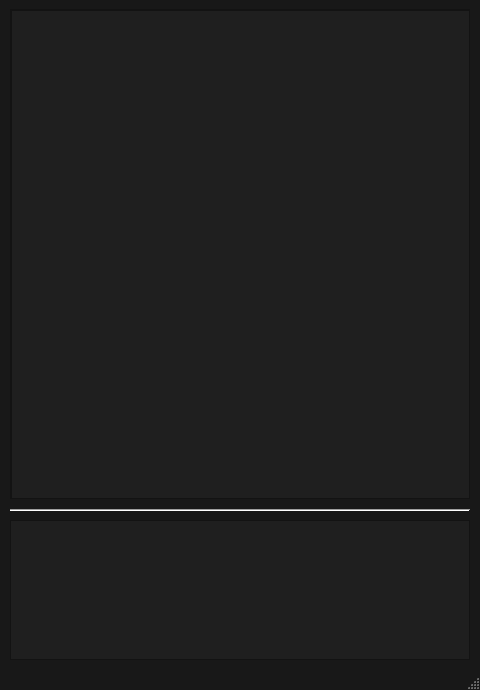
<?xml version="1.0" encoding="UTF-8"?>
<ui version="4.0">
 <author>amnd.stahle@gmail.com</author>
 <class>MainWindow</class>
 <widget class="QMainWindow" name="MainWindow">
  <property name="enabled">
   <bool>true</bool>
  </property>
  <property name="geometry">
   <rect>
    <x>0</x>
    <y>0</y>
    <width>480</width>
    <height>690</height>
   </rect>
  </property>
  <property name="sizePolicy">
   <sizepolicy hsizetype="Minimum" vsizetype="Minimum">
    <horstretch>0</horstretch>
    <verstretch>0</verstretch>
   </sizepolicy>
  </property>
  <property name="palette">
   <palette>
    <active>
     <colorrole role="WindowText">
      <brush brushstyle="SolidPattern">
       <color alpha="255">
        <red>204</red>
        <green>204</green>
        <blue>204</blue>
       </color>
      </brush>
     </colorrole>
     <colorrole role="Text">
      <brush brushstyle="SolidPattern">
       <color alpha="255">
        <red>204</red>
        <green>204</green>
        <blue>204</blue>
       </color>
      </brush>
     </colorrole>
     <colorrole role="ButtonText">
      <brush brushstyle="SolidPattern">
       <color alpha="255">
        <red>55</red>
        <green>55</green>
        <blue>61</blue>
       </color>
      </brush>
     </colorrole>
     <colorrole role="Base">
      <brush brushstyle="SolidPattern">
       <color alpha="255">
        <red>31</red>
        <green>31</green>
        <blue>31</blue>
       </color>
      </brush>
     </colorrole>
     <colorrole role="Window">
      <brush brushstyle="SolidPattern">
       <color alpha="255">
        <red>24</red>
        <green>24</green>
        <blue>24</blue>
       </color>
      </brush>
     </colorrole>
    </active>
    <inactive>
     <colorrole role="WindowText">
      <brush brushstyle="SolidPattern">
       <color alpha="255">
        <red>204</red>
        <green>204</green>
        <blue>204</blue>
       </color>
      </brush>
     </colorrole>
     <colorrole role="Text">
      <brush brushstyle="SolidPattern">
       <color alpha="255">
        <red>204</red>
        <green>204</green>
        <blue>204</blue>
       </color>
      </brush>
     </colorrole>
     <colorrole role="ButtonText">
      <brush brushstyle="SolidPattern">
       <color alpha="255">
        <red>55</red>
        <green>55</green>
        <blue>61</blue>
       </color>
      </brush>
     </colorrole>
     <colorrole role="Base">
      <brush brushstyle="SolidPattern">
       <color alpha="255">
        <red>31</red>
        <green>31</green>
        <blue>31</blue>
       </color>
      </brush>
     </colorrole>
     <colorrole role="Window">
      <brush brushstyle="SolidPattern">
       <color alpha="255">
        <red>24</red>
        <green>24</green>
        <blue>24</blue>
       </color>
      </brush>
     </colorrole>
    </inactive>
    <disabled>
     <colorrole role="WindowText">
      <brush brushstyle="SolidPattern">
       <color alpha="255">
        <red>120</red>
        <green>120</green>
        <blue>120</blue>
       </color>
      </brush>
     </colorrole>
     <colorrole role="Text">
      <brush brushstyle="SolidPattern">
       <color alpha="255">
        <red>120</red>
        <green>120</green>
        <blue>120</blue>
       </color>
      </brush>
     </colorrole>
     <colorrole role="ButtonText">
      <brush brushstyle="SolidPattern">
       <color alpha="255">
        <red>120</red>
        <green>120</green>
        <blue>120</blue>
       </color>
      </brush>
     </colorrole>
     <colorrole role="Base">
      <brush brushstyle="SolidPattern">
       <color alpha="255">
        <red>24</red>
        <green>24</green>
        <blue>24</blue>
       </color>
      </brush>
     </colorrole>
     <colorrole role="Window">
      <brush brushstyle="SolidPattern">
       <color alpha="255">
        <red>24</red>
        <green>24</green>
        <blue>24</blue>
       </color>
      </brush>
     </colorrole>
    </disabled>
   </palette>
  </property>
  <property name="windowTitle">
   <string>MainWindow</string>
  </property>
  <property name="autoFillBackground">
   <bool>true</bool>
  </property>
  <widget class="QWidget" name="centralwidget">
   <property name="palette">
    <palette>
     <active>
      <colorrole role="Button">
       <brush brushstyle="SolidPattern">
        <color alpha="255">
         <red>61</red>
         <green>61</green>
         <blue>61</blue>
        </color>
       </brush>
      </colorrole>
      <colorrole role="Highlight">
       <brush brushstyle="SolidPattern">
        <color alpha="255">
         <red>55</red>
         <green>55</green>
         <blue>61</blue>
        </color>
       </brush>
      </colorrole>
      <colorrole role="HighlightedText">
       <brush brushstyle="SolidPattern">
        <color alpha="255">
         <red>58</red>
         <green>61</green>
         <blue>65</blue>
        </color>
       </brush>
      </colorrole>
     </active>
     <inactive>
      <colorrole role="Button">
       <brush brushstyle="SolidPattern">
        <color alpha="255">
         <red>61</red>
         <green>61</green>
         <blue>61</blue>
        </color>
       </brush>
      </colorrole>
      <colorrole role="Highlight">
       <brush brushstyle="SolidPattern">
        <color alpha="255">
         <red>240</red>
         <green>240</green>
         <blue>240</blue>
        </color>
       </brush>
      </colorrole>
      <colorrole role="HighlightedText">
       <brush brushstyle="SolidPattern">
        <color alpha="255">
         <red>58</red>
         <green>61</green>
         <blue>65</blue>
        </color>
       </brush>
      </colorrole>
     </inactive>
     <disabled>
      <colorrole role="Button">
       <brush brushstyle="SolidPattern">
        <color alpha="255">
         <red>61</red>
         <green>61</green>
         <blue>61</blue>
        </color>
       </brush>
      </colorrole>
      <colorrole role="Highlight">
       <brush brushstyle="SolidPattern">
        <color alpha="255">
         <red>0</red>
         <green>120</green>
         <blue>215</blue>
        </color>
       </brush>
      </colorrole>
      <colorrole role="HighlightedText">
       <brush brushstyle="SolidPattern">
        <color alpha="255">
         <red>58</red>
         <green>61</green>
         <blue>65</blue>
        </color>
       </brush>
      </colorrole>
     </disabled>
    </palette>
   </property>
   <widget class="QTextEdit" name="textEdit">
    <property name="geometry">
     <rect>
      <x>10</x>
      <y>520</y>
      <width>460</width>
      <height>140</height>
     </rect>
    </property>
    <property name="sizePolicy">
     <sizepolicy hsizetype="Minimum" vsizetype="Minimum">
      <horstretch>0</horstretch>
      <verstretch>0</verstretch>
     </sizepolicy>
    </property>
   </widget>
   <widget class="Line" name="line">
    <property name="geometry">
     <rect>
      <x>10</x>
      <y>500</y>
      <width>460</width>
      <height>20</height>
     </rect>
    </property>
    <property name="sizePolicy">
     <sizepolicy hsizetype="Fixed" vsizetype="Fixed">
      <horstretch>0</horstretch>
      <verstretch>0</verstretch>
     </sizepolicy>
    </property>
    <property name="font">
     <font>
      <family>MS Shell Dlg 2</family>
      <stylestrategy>PreferAntialias</stylestrategy>
     </font>
    </property>
    <property name="autoFillBackground">
     <bool>true</bool>
    </property>
    <property name="orientation">
     <enum>Qt::Horizontal</enum>
    </property>
   </widget>
   <widget class="QScrollArea" name="scrollArea">
    <property name="geometry">
     <rect>
      <x>10</x>
      <y>9</y>
      <width>460</width>
      <height>490</height>
     </rect>
    </property>
    <property name="sizePolicy">
     <sizepolicy hsizetype="Minimum" vsizetype="Minimum">
      <horstretch>0</horstretch>
      <verstretch>0</verstretch>
     </sizepolicy>
    </property>
    <property name="widgetResizable">
     <bool>true</bool>
    </property>
    <widget class="QWidget" name="scrollAreaWidgetContents">
     <property name="geometry">
      <rect>
       <x>0</x>
       <y>0</y>
       <width>458</width>
       <height>488</height>
      </rect>
     </property>
     <property name="sizePolicy">
      <sizepolicy hsizetype="Minimum" vsizetype="Minimum">
       <horstretch>0</horstretch>
       <verstretch>0</verstretch>
      </sizepolicy>
     </property>
     <widget class="QTextBrowser" name="textBrowser">
      <property name="geometry">
       <rect>
        <x>0</x>
        <y>0</y>
        <width>460</width>
        <height>490</height>
       </rect>
      </property>
      <property name="sizePolicy">
       <sizepolicy hsizetype="Minimum" vsizetype="Minimum">
        <horstretch>0</horstretch>
        <verstretch>0</verstretch>
       </sizepolicy>
      </property>
      <property name="autoFormatting">
       <set>QTextEdit::AutoAll</set>
      </property>
     </widget>
    </widget>
   </widget>
   <zorder>line</zorder>
   <zorder>scrollArea</zorder>
   <zorder>textEdit</zorder>
  </widget>
  <widget class="QStatusBar" name="statusbar">
   <property name="autoFillBackground">
    <bool>true</bool>
   </property>
  </widget>
 </widget>
 <resources/>
 <connections/>
</ui>
